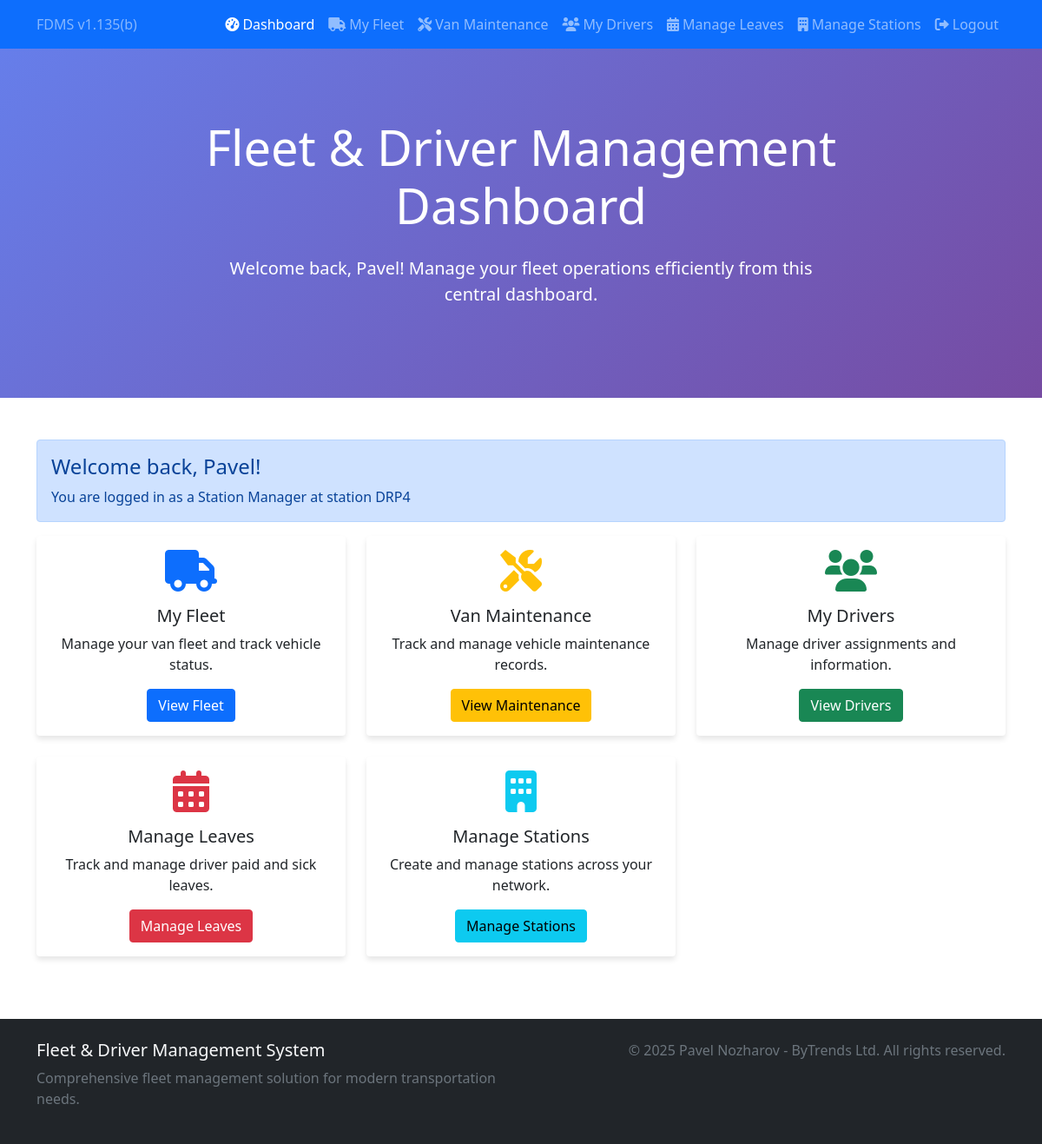
/dashboard.php (signed in), run on the app's committed database.
### tables this page shows
CREATE TABLE users (
    id INT AUTO_INCREMENT PRIMARY KEY,
    username VARCHAR(50) UNIQUE NOT NULL,
    password VARCHAR(255) NOT NULL,
    first_name VARCHAR(100) NOT NULL,
    middle_name VARCHAR(100),
    last_name VARCHAR(100) NOT NULL,
    user_type ENUM('dispatcher', 'station_manager') NOT NULL,
    station_id INT,
    created_at TIMESTAMP DEFAULT CURRENT_TIMESTAMP,
    updated_at TIMESTAMP DEFAULT CURRENT_TIMESTAMP ON UPDATE CURRENT_TIMESTAMP
);

CREATE TABLE stations (
    id INT AUTO_INCREMENT PRIMARY KEY,
    station_code VARCHAR(10) UNIQUE NOT NULL,
    station_name VARCHAR(100) NOT NULL,
    created_at TIMESTAMP DEFAULT CURRENT_TIMESTAMP,
    updated_at TIMESTAMP DEFAULT CURRENT_TIMESTAMP ON UPDATE CURRENT_TIMESTAMP
);

### config.php (called while the page is built, shortened)
<?php
try {
    $pdo = new PDO("mysql:host=" . DB_HOST . ";dbname=" . DB_NAME . ";charset=utf8", DB_USER, DB_PASS);
    $pdo->setAttribute(PDO::ATTR_ERRMODE, PDO::ERRMODE_EXCEPTION);
    $pdo->setAttribute(PDO::ATTR_DEFAULT_FETCH_MODE, PDO::FETCH_ASSOC);
} catch(PDOException $e) {
    die("Database connection failed: " . $e->getMessage());
}
function isLoggedIn() {
    return isset($_SESSION['user_id']);
}
function isDriverLoggedIn() {
    return isset($_SESSION['user_type']) && $_SESSION['user_type'] === 'driver';
}
function getCurrentUser() {
    global $pdo;
    if (isLoggedIn() && !isDriverLoggedIn()) {
        $stmt = $pdo->prepare("SELECT u.*, s.station_code, s.station_name FROM users u LEFT JOIN stations s ON u.station_id = s.id WHERE u.id = ?");
        $stmt->execute([$_SESSION['user_id']]);
        return $stmt->fetch();
    }
    return null;
}
?>

### dashboard.php (the view, shortened to what this page needs)
<?php
require_once 'config.php';
?>
<!DOCTYPE html>
<html lang="en">
<head>
    <link href="https://cdn.jsdelivr.net/npm/bootstrap@5.1.3/dist/css/bootstrap.min.css" rel="stylesheet">
    <link href="https://cdnjs.cloudflare.com/ajax/libs/font-awesome/6.0.0/css/all.min.css" rel="stylesheet">
</head>
<body>
    <?php include 'includes/navbar.php'; ?>
    <div class="hero-section">
        <div class="container">
            <div class="row">
                <div class="col-lg-8 mx-auto text-center">
                    <h1 class="display-4 mb-4">Fleet & Driver Management Dashboard</h1>
                    <p class="lead mb-4">Welcome back, <?php echo htmlspecialchars($user['first_name']); ?>!
                    Manage your fleet operations efficiently from this central dashboard.</p>
                </div>
            </div>
        </div>
    </div>
    <div class="container my-5">
        <div class="row">
            <div class="col-12">
                <div class="alert alert-primary">
                    <h4>Welcome back, <?php echo htmlspecialchars($user['first_name']); ?>!</h4>
                    <p class="mb-0">You are logged in as a <?php echo ucwords(str_replace('_', ' ', $user['user_type'])); ?>
                    <?php if ($user['station_code']): ?>
                        at station <?php echo htmlspecialchars($user['station_code']); ?>
                    <?php endif; ?>
                    </p>
                </div>
            </div>
        </div>
        <div class="row">
            <div class="col-md-4 mb-4">
                <div class="card feature-card h-100">
                    <div class="card-body text-center">
                        <i class="fas fa-truck fa-3x text-primary mb-3"></i>
                        <h5 class="card-title">My Fleet</h5>
                        <p class="card-text">Manage your van fleet and track vehicle status.</p>
                        <a href="fleet.php" class="btn btn-primary">View Fleet</a>
                    </div>
                </div>
            </div>
            <div class="col-md-4 mb-4">
                <div class="card feature-card h-100">
                    <div class="card-body text-center">
                        <i class="fas fa-tools fa-3x text-warning mb-3"></i>
                        <h5 class="card-title">Van Maintenance</h5>
                        <p class="card-text">Track and manage vehicle maintenance records.</p>
                        <a href="maintenance.php" class="btn btn-warning">View Maintenance</a>
                    </div>
                </div>
            </div>
            <div class="col-md-4 mb-4">
                <div class="card feature-card h-100">
                    <div class="card-body text-center">
                        <i class="fas fa-users fa-3x text-success mb-3"></i>
                        <h5 class="card-title">My Drivers</h5>
                        <p class="card-text">Manage driver assignments and information.</p>
                        <a href="drivers.php" class="btn btn-success">View Drivers</a>
                    </div>
                </div>
            </div>
            <div class="col-md-4 mb-4">
                <div class="card feature-card h-100">
                    <div class="card-body text-center">
                        <i class="fas fa-calendar-alt fa-3x text-danger mb-3"></i>
                        <h5 class="card-title">Manage Leaves</h5>
                        <p class="card-text">Track and manage driver paid and sick leaves.</p>
                        <a href="manage_leaves.php" class="btn btn-danger">Manage Leaves</a>
                    </div>
                </div>
            </div>
            <?php if ($user['user_type'] === 'station_manager'): ?>
            <div class="col-md-4 mb-4">
                <div class="card feature-card h-100">
                    <div class="card-body text-center">
                        <i class="fas fa-building fa-3x text-info mb-3"></i>
                        <h5 class="card-title">Manage Stations</h5>
                        <p class="card-text">Create and manage stations across your network.</p>
                        <a href="stations.php" class="btn btn-info">Manage Stations</a>
                    </div>
                </div>
            </div>
            <?php endif; ?>
        </div>
    </div>
    <?php include 'includes/footer.php'; ?>
</body>
</html>

### dashboard.php (style rules this page uses)
.hero-section { background: linear-gradient(135deg, #667eea 0%, #764ba2 100%); color: white; padding: 80px 0; }
.feature-card { border: none; box-shadow: 0 4px 6px rgba(0, 0, 0, 0.1); transition: transform 0.3s ease; }

### data on the page
users: first_name "Pavel", user_type "Station Manager", station.station_code "DRP4"
